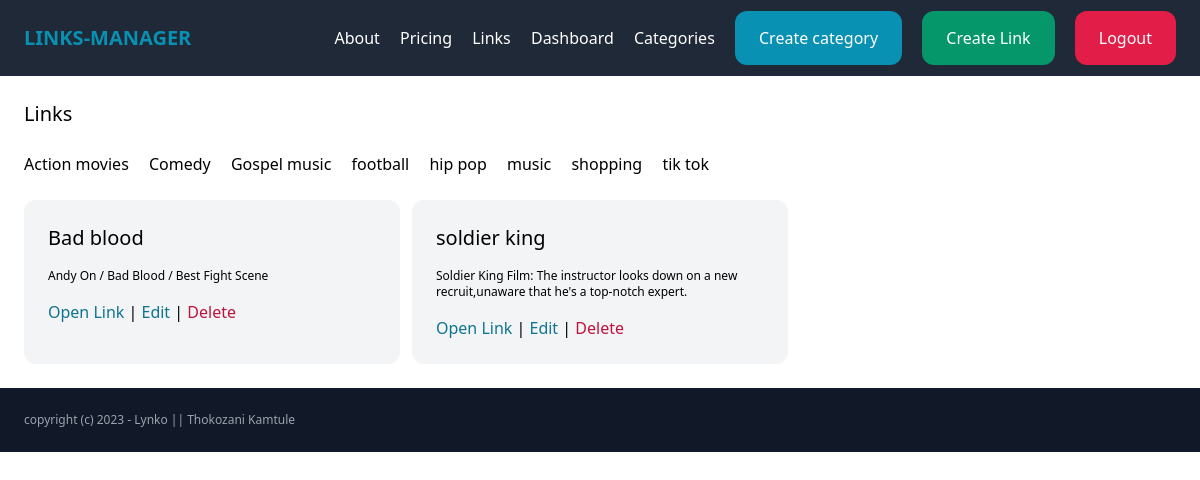
Page /links/?category=9 (signed in) on the committed database.
### link/models.py (models this page shows, shortened)
class Category(models.Model):
    name = models.CharField(max_length=255)
    created_by = models.ForeignKey(User, related_name='categories', on_delete=models.CASCADE)
    created_at = models.DateTimeField(auto_now_add=True)
    class Meta:
        ordering = ('name',)

class Link(models.Model):
    category = models.ForeignKey(Category, related_name='links', on_delete=models.CASCADE)
    name = models.CharField(max_length=255)
    description = models.TextField(blank=True, null=True)
    url = models.CharField(max_length=255)
    created_by = models.ForeignKey(User, related_name='links', on_delete=models.CASCADE)
    created_at = models.DateTimeField(auto_now_add=True)
    class Meta:
        ordering = ('-created_at',)

### link/views.py (the view)
# urls.py: path('links/', include('link.urls')),
@login_required
def links(request):
	category = request.GET.get('category', '')
	links = Link.objects.filter(created_by=request.user)
	if category:
		links = links.filter(category_id=category)
	return render(request, 'link/links.html', {
		'links': links,
		'category': category,
		})

### link/templates/link/links.html (shortened to what this page needs)
{% extends 'core/base.html' %}
 {% block content %}
    <h1 class="mb-6 text-xl">Links  </h1>
    <div class="mb-6 space-x-4 space-y-4">
         {% for category in request.user.categories.all %}
          <a href="{% url 'links:links' %}?category={{ category.id}}">{{ category.name }} </a>
         {% endfor %}
    </div>
    <div class="grid grid-cols-3 gap-3 ">
      {% for link in links %}
          <div class="bg-gray-100 p-6 rounded-xl">
              <h2 class="mb-4 text-xl">{{link.name}} </h2>
              {% if link.description %}
                  <p class="mb-4 text-xs">{{link.description}}     </p>
               {% endif %}
              <a href="{{link.url}}" class="text-cyan-700" target="_blank">   Open Link </a>
              |
              <a href="{% url 'links:edit_link' link.id %}" class="text-cyan-700">Edit</a>
              |
              <a href="{% url 'links:delete_link' link.id %}" class="text-rose-700">Delete</a>
          </div>
        {% empty %}
          <div class="bg-rose-200 p-6 rounded-xl">You don't have any links for this filter...</div>
        </div>
         {% endfor %}
     </div>
 {% endblock %}

### rows in the picture
Category: name "Action movies"
Category: name "Comedy"
Category: name "Gospel music"
Category: name "football"
Category: name "hip pop"
Category: name "music"
Category: name "shopping"
Category: name "tik tok"
Link: name "Bad blood", description "Andy On / Bad Blood / Best Fight Scene"
Link: name "soldier king", description "Soldier King Film: The instructor looks down on a new recruit,unaware that he's a top-notch expert."
